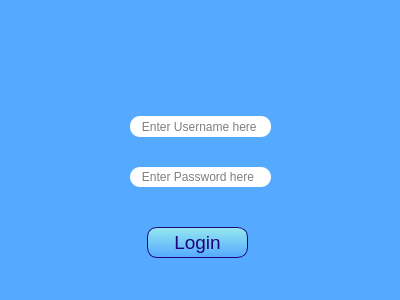
<?xml version="1.0" encoding="UTF-8"?>
<ui version="4.0">
 <class>Form</class>
 <widget class="QWidget" name="Form">
  <property name="geometry">
   <rect>
    <x>0</x>
    <y>0</y>
    <width>400</width>
    <height>300</height>
   </rect>
  </property>
  <property name="windowTitle">
   <string>Library Management System</string>
  </property>
  <property name="windowIcon">
   <iconset resource="icons.qrc">
    <normaloff>:/icons/library.png</normaloff>:/icons/library.png</iconset>
  </property>
  <property name="autoFillBackground">
   <bool>false</bool>
  </property>
  <property name="styleSheet">
   <string notr="true">background:rgb(85, 170, 255)</string>
  </property>
  <widget class="QPushButton" name="pushButton">
   <property name="geometry">
    <rect>
     <x>147</x>
     <y>227</y>
     <width>101</width>
     <height>31</height>
    </rect>
   </property>
   <property name="font">
    <font>
     <pointsize>14</pointsize>
    </font>
   </property>
   <property name="focusPolicy">
    <enum>Qt::StrongFocus</enum>
   </property>
   <property name="acceptDrops">
    <bool>false</bool>
   </property>
   <property name="autoFillBackground">
    <bool>false</bool>
   </property>
   <property name="styleSheet">
    <string notr="true">
background-color: qlineargradient(x1: 0, y1: 0, x2: 0, y2: 1, stop: 0 #94E7EF, stop: 1 #55AAFF);
border-style: solid;
border-color: #1E0478;
border-width: 1px;
border-radius: 10px;
color:#1E0478;
</string>
   </property>
   <property name="text">
    <string>Login</string>
   </property>
   <property name="checkable">
    <bool>false</bool>
   </property>
   <property name="checked">
    <bool>false</bool>
   </property>
   <property name="default">
    <bool>false</bool>
   </property>
   <property name="flat">
    <bool>false</bool>
   </property>
  </widget>
  <widget class="QLineEdit" name="lineEdit">
   <property name="geometry">
    <rect>
     <x>130</x>
     <y>116</y>
     <width>141</width>
     <height>21</height>
    </rect>
   </property>
   <property name="styleSheet">
    <string notr="true">background-color: rgb(255, 255, 255);
border-radius: 10px</string>
   </property>
   <property name="frame">
    <bool>false</bool>
   </property>
   <property name="echoMode">
    <enum>QLineEdit::Normal</enum>
   </property>
   <property name="cursorPosition">
    <number>0</number>
   </property>
   <property name="alignment">
    <set>Qt::AlignLeading|Qt::AlignLeft|Qt::AlignVCenter</set>
   </property>
   <property name="dragEnabled">
    <bool>false</bool>
   </property>
   <property name="placeholderText">
    <string>   Enter Username here</string>
   </property>
   <property name="clearButtonEnabled">
    <bool>true</bool>
   </property>
  </widget>
  <widget class="QLineEdit" name="lineEdit_2">
   <property name="geometry">
    <rect>
     <x>130</x>
     <y>167</y>
     <width>141</width>
     <height>20</height>
    </rect>
   </property>
   <property name="styleSheet">
    <string notr="true">background-color: rgb(255, 255, 255);
border-radius: 10px</string>
   </property>
   <property name="text">
    <string/>
   </property>
   <property name="echoMode">
    <enum>QLineEdit::Password</enum>
   </property>
   <property name="placeholderText">
    <string>   Enter Password here</string>
   </property>
   <property name="clearButtonEnabled">
    <bool>true</bool>
   </property>
  </widget>
  <widget class="QLabel" name="label">
   <property name="geometry">
    <rect>
     <x>32</x>
     <y>200</y>
     <width>351</width>
     <height>20</height>
    </rect>
   </property>
   <property name="styleSheet">
    <string notr="true">color:#1E0478</string>
   </property>
   <property name="text">
    <string/>
   </property>
  </widget>
  <widget class="QLabel" name="label_2">
   <property name="geometry">
    <rect>
     <x>151</x>
     <y>30</y>
     <width>91</width>
     <height>61</height>
    </rect>
   </property>
   <property name="styleSheet">
    <string notr="true">image: url(:/icons/man.png);
</string>
   </property>
   <property name="text">
    <string/>
   </property>
   <property name="scaledContents">
    <bool>true</bool>
   </property>
  </widget>
 </widget>
 <resources>
  <include location="icons.qrc"/>
 </resources>
 <connections/>
</ui>
